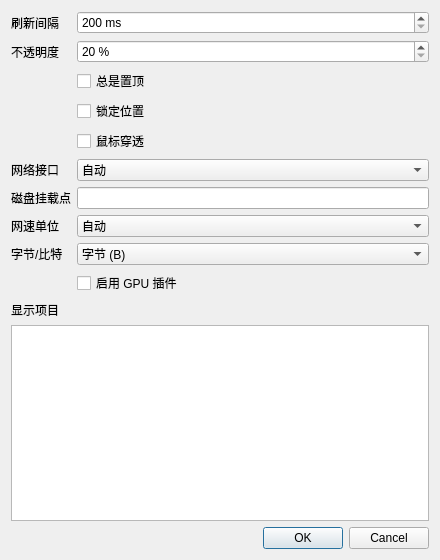
<?xml version="1.0" encoding="UTF-8"?>
<ui version="4.0">
 <class>SettingsDialog</class>
 <widget class="QDialog" name="SettingsDialog">
  <property name="geometry">
   <rect>
    <x>0</x>
    <y>0</y>
    <width>440</width>
    <height>560</height>
   </rect>
  </property>
  <property name="windowTitle">
   <string>TrafficMonitor 设置</string>
  </property>
  <layout class="QVBoxLayout" name="main_layout">
   <item>
    <layout class="QFormLayout" name="form_layout">
     <item row="0" column="0">
      <widget class="QLabel" name="label_refresh_interval">
       <property name="text">
        <string>刷新间隔</string>
       </property>
      </widget>
     </item>
     <item row="0" column="1">
      <widget class="QSpinBox" name="refresh_interval">
       <property name="minimum">
        <number>200</number>
       </property>
       <property name="maximum">
        <number>5000</number>
       </property>
       <property name="suffix">
        <string> ms</string>
       </property>
      </widget>
     </item>
     <item row="1" column="0">
      <widget class="QLabel" name="label_opacity">
       <property name="text">
        <string>不透明度</string>
       </property>
      </widget>
     </item>
     <item row="1" column="1">
      <widget class="QSpinBox" name="opacity">
       <property name="minimum">
        <number>20</number>
       </property>
       <property name="maximum">
        <number>100</number>
       </property>
       <property name="suffix">
        <string> %</string>
       </property>
      </widget>
     </item>
     <item row="2" column="1">
      <widget class="QCheckBox" name="always_on_top">
       <property name="text">
        <string>总是置顶</string>
       </property>
      </widget>
     </item>
     <item row="3" column="1">
      <widget class="QCheckBox" name="locked">
       <property name="text">
        <string>锁定位置</string>
       </property>
      </widget>
     </item>
     <item row="4" column="1">
      <widget class="QCheckBox" name="click_through">
       <property name="text">
        <string>鼠标穿透</string>
       </property>
      </widget>
     </item>
     <item row="5" column="0">
      <widget class="QLabel" name="label_network_interface">
       <property name="text">
        <string>网络接口</string>
       </property>
      </widget>
     </item>
     <item row="5" column="1">
      <widget class="QComboBox" name="network_interface">
       <item>
        <property name="text">
         <string>自动</string>
        </property>
       </item>
      </widget>
     </item>
     <item row="6" column="0">
      <widget class="QLabel" name="label_disk_mount_point">
       <property name="text">
        <string>磁盘挂载点</string>
       </property>
      </widget>
     </item>
     <item row="6" column="1">
      <widget class="QLineEdit" name="disk_mount_point"/>
     </item>
     <item row="7" column="0">
      <widget class="QLabel" name="label_unit_mode">
       <property name="text">
        <string>网速单位</string>
       </property>
      </widget>
     </item>
     <item row="7" column="1">
      <widget class="QComboBox" name="unit_mode">
       <item>
        <property name="text">
         <string>自动</string>
        </property>
       </item>
       <item>
        <property name="text">
         <string>KB/s</string>
        </property>
       </item>
       <item>
        <property name="text">
         <string>MB/s</string>
        </property>
       </item>
      </widget>
     </item>
     <item row="8" column="0">
      <widget class="QLabel" name="label_unit_base">
       <property name="text">
        <string>字节/比特</string>
       </property>
      </widget>
     </item>
     <item row="8" column="1">
      <widget class="QComboBox" name="unit_base">
       <item>
        <property name="text">
         <string>字节 (B)</string>
        </property>
       </item>
       <item>
        <property name="text">
         <string>比特 (b)</string>
        </property>
       </item>
      </widget>
     </item>
     <item row="9" column="1">
      <widget class="QCheckBox" name="gpu_enabled">
       <property name="text">
        <string>启用 GPU 插件</string>
       </property>
      </widget>
     </item>
    </layout>
   </item>
   <item>
    <widget class="QLabel" name="items_label">
     <property name="text">
      <string>显示项目</string>
     </property>
    </widget>
   </item>
   <item>
    <widget class="QListWidget" name="display_items"/>
   </item>
   <item>
    <widget class="QDialogButtonBox" name="button_box">
     <property name="standardButtons">
      <set>QDialogButtonBox::Cancel|QDialogButtonBox::Ok</set>
     </property>
    </widget>
   </item>
  </layout>
 </widget>
 <resources/>
 <connections/>
</ui>
